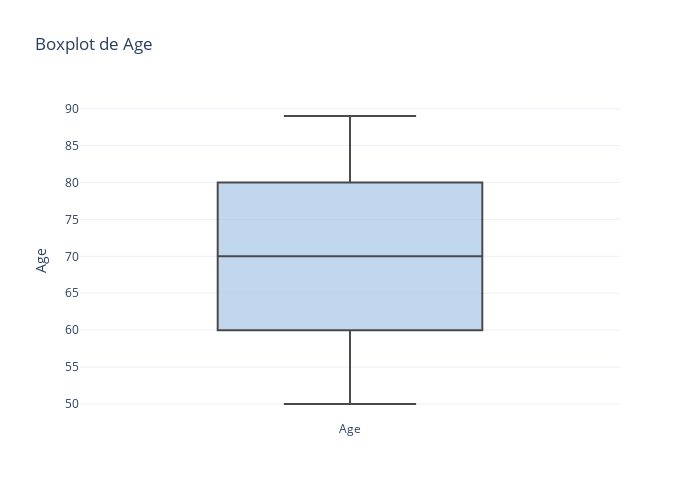

Source (notebook cell):
### Code cell
graficar_boxplot(df_csv, 'Age')
graficar_histograma(df_csv, 'Age')
graficar_densidad(df_csv, 'Age')

### Figure 1 — Plotly figure (JSON) as saved in the notebook; plotly's stock layout.template omitted (floating-point values rounded to 4 significant figures; data arrays with more than 128 entries replaced by an {"elided": "..."} marker saying what was removed)
{"data": [{"boxpoints": "outliers", "fillcolor": "#A7C7E7", "line": {"color": "black"}, "marker": {"color": "#A7C7E7"}, "name": "Age", "opacity": 0.7, "type": "box", "y": {"elided": "2105 int values"}}], "layout": {"height": 500, "title": {"text": "Boxplot de Age"}, "width": 700, "yaxis": {"title": {"text": "Age"}}}}
